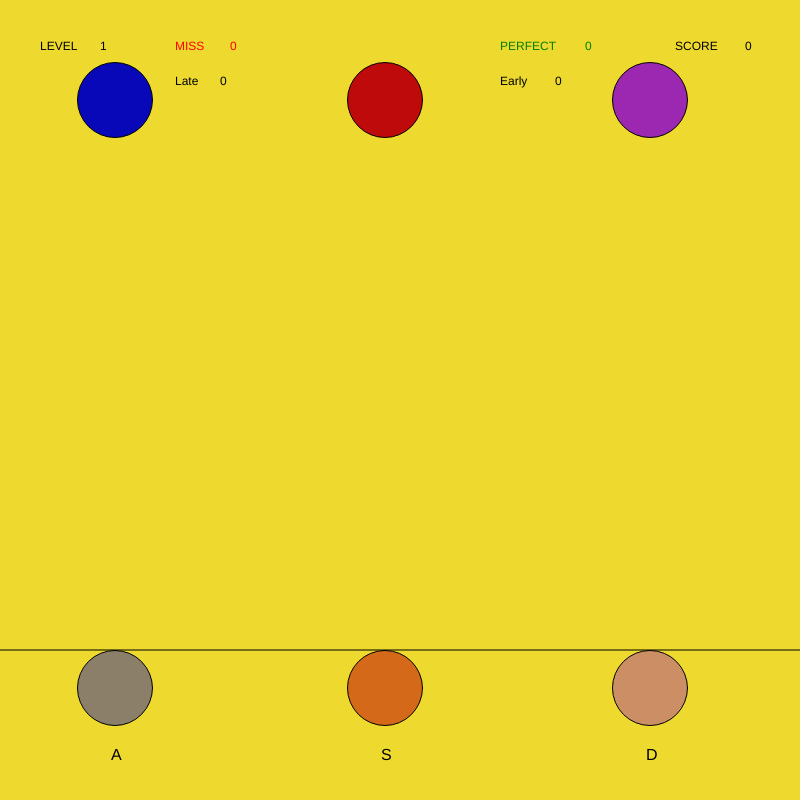
Frame 1 (no input)
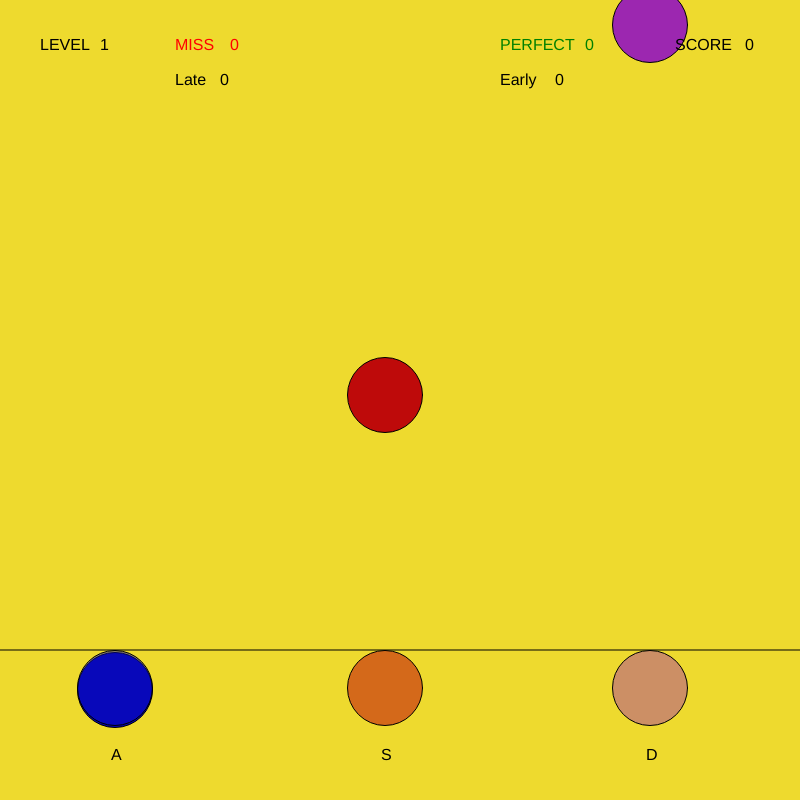
Frame 60 (no input)
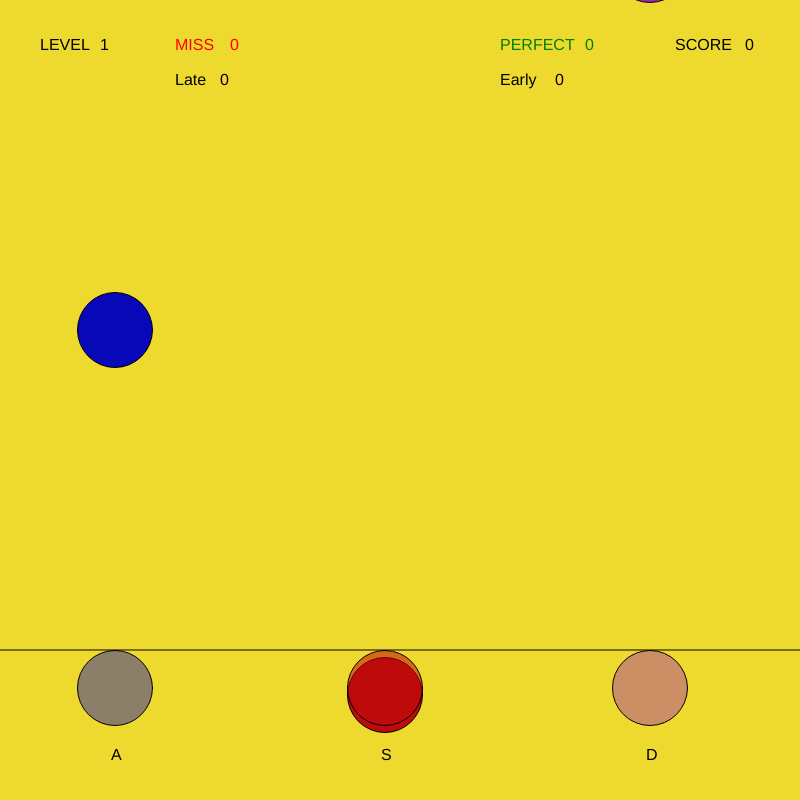
Frame 120 (the mouse pressed at the canvas centre since frame 60)

The p5.js sketch that drew these frames (run headless with seeded random() and noise() and a simulated clock; from frame 60 on, the mouse is pressed at the canvas centre):

// p5.js sketch
// ── sketch.js
//variables
var ball1 = 0;
var ball2 = 0;
var ball3 = 0;
var score = 0;
var EarlyR = 0;
var PerfectR = 0;
var LateR = 0;
var MissR = 0;
var EarlyB = 0;
var LateB = 0;
var PerfectB = 0;
var MissB = 0;
var EarlyP = 0;
var LateP = 0;
var PerfectP = 0;
var MissP = 0;
var level = 1;
var cheat = 0;
var cheat2 = 0;
var cheat3 = 0;
var circleX = 385;
var circleY = 450;
var bonusscore = 0;
var perfect = 0;
var early = 0;
var late = 0;
var miss = 0;
var speedmulti = 1;

function setup() {
  createCanvas(800, 800);
}

function draw() {
  background("#EEDA2E");

  //miss, early, late, cheatcode, and perfect timers
  EarlyR -= 1;
  PerfectR -= 1;
  LateR -= 1;
  MissR -= 1;
  EarlyB -= 1;
  LateB -= 1;
  PerfectB -= 1;
  MissB -= 1;
  EarlyP -= 1;
  LateP -= 1;
  PerfectP -= 1;
  MissP -= 1;

  //miss text
  fill("red");
  text("MISS", 175, 50);
  text(miss, 230, 50);

  //perfect text
  fill("green");
  text("PERFECT", 500, 50);
  text(perfect, 585, 50);

  //early text
  fill(0, 0, 0);
  text("Early", 500, 85);
  text(early, 555, 85);

  //late text
  text("Late", 175, 85);
  text(late, 220, 85);

  //red circle, resetting when it goes off screen
  fill("rgb(190,10,10)");
  ellipse(385, 100 + ball2, 75);
  if (ball2 > 800) {
    ball2 = -150;
  }

  //blue circle, resetting when it goes off screen
  fill("rgb(8,8,185)");
  ellipse(115, 100 + ball1, 75);
  if (ball1 > 800) {
    ball1 = -150;
  }

  //purple circle, resetting when it goes off screen
  fill("#9C27B0");
  ellipse(650, 100 + ball3, 75);
  if (ball3 > 800) {
    ball3 = -150;
  }

  //score text
  fill("black");
  text("SCORE", 675, 50);
  text(score, 745, 50);

  //level text
  fill("black");
  text("LEVEL", 40, 50);
  text(level, 100, 50);

  line(800, 650, 0, 650);

  //target circles
  fill("rgba(190,10,10,0.54)");
  ellipse(385, 688, 75);
  fill("rgba(8,8,185,0.43)");
  ellipse(115, 688, 75);
  fill("#9C27B06B");
  ellipse(650, 688, 75);

  //letters
  fill("black");
  textSize(16);
  text("A", 111, 760);
  text("S", 381, 760);
  text("D", 646, 760);

  //early, late, perfect, and miss titles and count
  if (EarlyR > 0) {
    text("Early", 364, 635);
  }
  if (LateR > 0) {
    text("Late", 364, 635);
  }
  if (PerfectR > 0) {
    text("PERFECT", 364, 635);
  }
  if (EarlyB > 0) {
    text("Early", 94, 635);
  }
  if (LateB > 0) {
    text("Late", 94, 635);
  }
  if (PerfectB > 0) {
    text("PERFECT", 94, 635);
  }
  if (EarlyP > 0) {
    text("Early", 629, 635);
  }
  if (LateP > 0) {
    text("Late", 629, 635);
  }
  if (PerfectP > 0) {
    text("PERFECT", 629, 635);
  }
  fill("red");
  if (MissP > 0) {
    text("MISS", 629, 635);
  }
  if (MissR > 0) {
    text("MISS", 364, 635);
  }
  if (MissB > 0) {
    text("MISS", 94, 635);
  }
  fill("black");

  //seting levels and speed changes for each level
  if (level == 0) {
    rect(670, 35, 100, 20);
    score = 0;
    cheat = 14;
    ball1 += 20 * speedmulti;
    ball2 += 15 * speedmulti;
    ball3 += 25 * speedmulti;
    text("BONUS SCORE", 315, 35);
    text(bonusscore, 450, 35);
  }
  if (level == 1) {
    ball2 += 5 * speedmulti;
    ball1 += 10 * speedmulti;
    ball3 += 15 * speedmulti;
  }
  if (score > 4999 && score < 5401) {
    level = 2;
    text("2 ! 2 ! 2 ! 2 ! LEVEL 2 ! 2 ! 2 ! 2 ! 2", 270, 375);
  }
  if (level == 2) {
    ball1 += 15 * speedmulti;
    ball2 += 10 * speedmulti;
    ball3 += 20 * speedmulti;
  }
  if (score > 9999 && score < 10401) {
    level = 3;
    text("3 ! 3 ! 3 ! 3 ! LEVEL 3 ! 3 ! 3 ! 3 ! 3", 270, 375);
  }
  if (level == 3) {
    ball1 += 20 * speedmulti;
    ball2 += 15 * speedmulti;
    ball3 += 25 * speedmulti;
  }
  if (score > 14999 && score < 15401) {
    level = 4;
    text("4 ! 4 ! 4 ! 4 ! LEVEL 4 ! 4 ! 4 ! 4 ! 4", 270, 375);
  }
  if (level == 4) {
    ball1 += 25 * speedmulti;
    ball2 += 20 * speedmulti;
    ball3 += 30 * speedmulti;
  }
  if (score > 19999 && score < 20401) {
    level = 5;
    text("5 ! 5 ! 5 ! 5 ! LEVEL 5 ! 5 ! 5 ! 5 ! 5", 280, 375);
  }
  if (level == 5) {
    ball1 += 30 * speedmulti;
    ball2 += 25 * speedmulti;
    ball3 += 35 * speedmulti;
  }
  if (score > 24999) {
    fill("rgb(7,100,7)");
    textSize(100);
    text("VICTORY", 185, 375);
    ball1 = 0;
    ball2 = 0;
    ball3 = 0;
    level = 6;
  }

  //cheatcode, up, up, down, down, left, right, left, right...see end of keypressed function for rest
  if (keyCode === UP_ARROW && cheat == 0) {
    cheat = 1;
  }
  if (keyCode === DOWN_ARROW && cheat == 1) {
    cheat = 2;
  }
  if (keyCode === LEFT_ARROW && cheat == 2) {
    cheat = 3;
  }
  if (keyCode === RIGHT_ARROW && cheat == 3) {
    cheat = 4;
  }
  if (keyCode === LEFT_ARROW && cheat == 4) {
    cheat = 5;
  }
  if (keyCode === RIGHT_ARROW && cheat == 5) {
    cheat = 6;
  }
  //leveling you up once cheatcode is complete
  if (cheat == 13 && level == 1) {
    score = 5000;
    cheat = 0;
  }
  if (cheat == 13 && level == 2) {
    score = 10000;
    cheat = 0;
  }
  if (cheat == 13 && level == 3) {
    score = 15000;
    cheat = 0;
  }
  if (cheat == 13 && level == 4) {
    score = 20000;
    cheat = 0;
  }
  if (cheat == 13 && level == 5) {
    score = 25000;
    cheat = 0;
  }

  //keep playing button
  if (level == 6) {
    fill("red");
    ellipse(circleX, circleY, 50);
  }

  //asking if you want to keep playing once you beat the game
  if (level == 6) {
    fill("black");
    textSize(15);
    text("press circle to keep playing", 300, 500);
  }

  //slowdown cheat code effect
  if (cheat2 == 8) {
    speedmulti /= 2;
    cheat2 = 0;
  }

  //speedup cheatcode effect
  if (cheat3 == 7) {
    speedmulti *= 2;
    cheat3 = 0;
  }
}

function keyPressed() {
  //determining how many points you get when you click the buttons and displaying the miss, perfect, late, or early messages
  if (key == "s" && ball2 > 544 && ball2 < 624) {
    score = score + 25;
    EarlyR = 50;
    early += 1;
  }
  if (key == "s" && ball2 > 624 && ball2 < 638) {
    score = score + 100;
    PerfectR = 50;
    perfect += 1;
  }
  if (key == "s" && ball2 > 638 && ball2 < 720) {
    score = score + 25;
    LateR = 50;
    late += 1;
  }
  if (key == "s" && ball2 > -150 && ball2 < 544) {
    score = score - 25;
    MissR = 50;
    miss += 1;
  }
  if (key == "s" && ball2 > 720 && ball2 < 800) {
    score = score - 25;
    MissR = 50;
    miss += 1;
  }
  if (key == "a" && ball1 > 544 && ball1 < 624) {
    score = score + 50;
    EarlyB = 50;
    early += 1;
  }
  if (key == "a" && ball1 > 624 && ball1 < 638) {
    score = score + 200;
    PerfectB = 50;
    perfect += 1;
  }
  if (key == "a" && ball1 > 638 && ball1 < 720) {
    score = score + 50;
    LateB = 50;
    late += 1;
  }
  if (key == "a" && ball1 > -150 && ball1 < 544) {
    score = score - 25;
    MissB = 50;
    miss += 1;
  }
  if (key == "a" && ball1 > 720 && ball1 < 800) {
    score = score - 25;
    MissB = 50;
    miss += 1;
  }
  if (key == "d" && ball3 > 544 && ball3 < 624) {
    score = score + 75;
    EarlyP = 50;
    early += 1;
  }
  if (key == "d" && ball3 > 624 && ball3 < 638) {
    score = score + 400;
    PerfectP = 50;
    perfect += 1;
  }
  if (key == "d" && ball3 > 638 && ball3 < 720) {
    score = score + 75;
    LateP = 50;
    late += 1;
  }
  if (key == "d" && ball3 > -150 && ball3 < 544) {
    score = score - 25;
    MissP = 50;
    miss += 1;
  }
  if (key == "d" && ball3 > 720 && ball3 < 800) {
    score = score - 25;
    MissP = 50;
    miss += 1;
  }

  //second half of leveling up chaetcode, a, b, start
  if (key == "b" && cheat == 6) {
    cheat = 7;
  }
  if (key == "a" && cheat == 7) {
    cheat = 8;
  }
  if (key == "s" && cheat == 8) {
    cheat = 9;
  }
  if (key == "t" && cheat == 9) {
    cheat = 10;
  }
  if (key == "a" && cheat == 10) {
    cheat = 11;
  }
  if (key == "r" && cheat == 11) {
    cheat = 12;
  }
  if (key == "t" && cheat == 12) {
    cheat = 13;
  }

  //determining how many bonuspoints you get when you click the buttons and displaying the miss, perfect, late, or early messages in the bonus level
  if (key == "s" && ball2 > 544 && ball2 < 624 && level == 0) {
    bonusscore = bonusscore + 25;
    EarlyR = 50;
    early += 1;
  }
  if (key == "s" && ball2 > 624 && ball2 < 638 && level == 0) {
    bonusscore = bonusscore + 100;
    PerfectR = 50;
    perfect += 1;
  }
  if (key == "s" && ball2 > 638 && ball2 < 720 && level == 0) {
    bonusscore = bonuscore + 25;
    LateR = 50;
    late += 1;
  }
  if (key == "s" && ball2 > -150 && ball2 < 544 && level == 0) {
    bonusscore = bonusscore - 25;
    MissR = 50;
    miss += 1;
  }
  if (key == "s" && ball2 > 720 && ball2 < 800 && level == 0) {
    bonusscore = bonusscore - 25;
    MissR = 50;
    miss += 1;
  }
  if (key == "a" && ball1 > 544 && ball1 < 624 && level == 0) {
    bonusscore = bonusscore + 50;
    EarlyB = 50;
    early += 1;
  }
  if (key == "a" && ball1 > 624 && ball1 < 638 && level == 0) {
    bonusscore = bonusscore + 200;
    PerfectB = 50;
    perfect += 1;
  }
  if (key == "a" && ball1 > 638 && ball1 < 720 && level == 0) {
    bonusscore = bonusscore + 50;
    LateB = 50;
    late += 1;
  }
  if (key == "a" && ball1 > -150 && ball1 < 544 && level == 0) {
    bonusscore = bonusscore - 25;
    MissB = 50;
    miss += 1;
  }
  if (key == "a" && ball1 > 720 && ball1 < 800 && level == 0) {
    bonusscore = bonusscore - 25;
    MissB = 50;
    miss += 1;
  }
  if (key == "d" && ball3 > 544 && ball3 < 624 && level == 0) {
    bonusscore = bonusscore + 75;
    EarlyP = 50;
    early += 1;
  }
  if (key == "d" && ball3 > 624 && ball3 < 638 && level == 0) {
    bonusscore = bonusscore + 400;
    PerfectP = 50;
    perfect += 1;
  }
  if (key == "d" && ball3 > 638 && ball3 < 720 && level == 0) {
    bonusscore = bonusscore + 75;
    LateP = 50;
    late += 1;
  }
  if (key == "d" && ball3 > -150 && ball3 < 544 && level == 0) {
    bonusscore = bonusscore - 25;
    MissP = 50;
    miss += 1;
  }
  if (key == "d" && ball3 > 720 && ball3 < 800 && level == 0) {
    bonusscore = bonusscore - 25;
    MissP = 50;
    miss += 1;
  }

  //fullscreening
  if (key == "q") {
    let fs = fullscreen();
    fullscreen(!fs);
  }

  //slowdown cheatcode
  if (key == "s" && cheat2 == 0) {
    cheat2 = 1;
  }
  if (key == "l" && cheat2 == 1) {
    cheat2 = 2;
  }
  if (key == "o" && cheat2 == 2) {
    cheat2 = 3;
  }
  if (key == "w" && cheat2 == 3) {
    cheat2 = 4;
  }
  if (key == "d" && cheat2 == 4) {
    cheat2 = 5;
  }
  if (key == "o" && cheat2 == 5) {
    cheat2 = 6;
  }
  if (key == "w" && cheat2 == 6) {
    cheat2 = 7;
  }
  if (key == "n" && cheat2 == 7) {
    cheat2 = 8;
  }

  //speedup cheatcode
  if (key == "s" && cheat3 == 0) {
    cheat3 = 1;
  }
  if (key == "p" && cheat3 == 1) {
    cheat3 = 2;
  }
  if (key == "e" && cheat3 == 2) {
    cheat3 = 3;
  }
  if (key == "e" && cheat3 == 3) {
    cheat3 = 4;
  }
  if (key == "d" && cheat3 == 4) {
    cheat3 = 5;
  }
  if (key == "u" && cheat3 == 5) {
    cheat3 = 6;
  }
  if (key == "p" && cheat3 == 6) {
    cheat3 = 7;
  }
}

function mousePressed() {
  //detemining where you need to click to keep playing after game is beat
  if (
    mouseX > circleX - 50 &&
    mouseX < circleX + 50 &&
    mouseY < circleY + 50 &&
    score > 24999
  ) {
    level = 0;
  }
}
